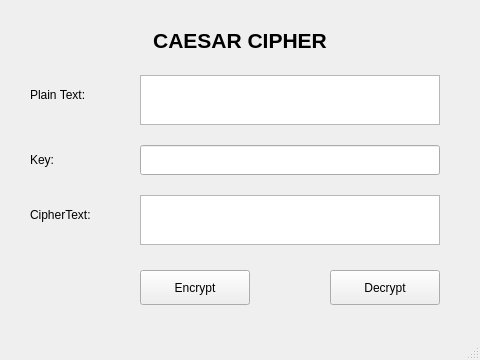
<?xml version="1.0" encoding="UTF-8"?>
<ui version="4.0">
 <class>MainWindow</class>
 <widget class="QMainWindow" name="MainWindow">
  <property name="geometry">
   <rect>
    <x>0</x>
    <y>0</y>
    <width>480</width>
    <height>360</height>
   </rect>
  </property>
  <property name="windowTitle">
   <string>Caesar Cipher - caesar.ui</string>
  </property>
  <widget class="QWidget" name="centralwidget">
   <widget class="QLabel" name="label_title">
    <property name="geometry">
     <rect>
      <x>0</x>
      <y>20</y>
      <width>480</width>
      <height>40</height>
     </rect>
    </property>
    <property name="text">
     <string>CAESAR CIPHER</string>
    </property>
    <property name="alignment">
     <set>Qt::AlignCenter</set>
    </property>
    <property name="font">
     <font>
      <pointsize>16</pointsize>
      <bold>true</bold>
     </font>
    </property>
   </widget>
   <widget class="QLabel" name="label_plain">
    <property name="geometry">
     <rect>
      <x>30</x>
      <y>80</y>
      <width>100</width>
      <height>30</height>
     </rect>
    </property>
    <property name="text">
     <string>Plain Text:</string>
    </property>
   </widget>
   <widget class="QPlainTextEdit" name="txt_plain_text">
    <property name="geometry">
     <rect>
      <x>140</x>
      <y>75</y>
      <width>300</width>
      <height>50</height>
     </rect>
    </property>
   </widget>
   <widget class="QLabel" name="label_key">
    <property name="geometry">
     <rect>
      <x>30</x>
      <y>145</y>
      <width>100</width>
      <height>30</height>
     </rect>
    </property>
    <property name="text">
     <string>Key:</string>
    </property>
   </widget>
   <widget class="QLineEdit" name="txt_key">
    <property name="geometry">
     <rect>
      <x>140</x>
      <y>145</y>
      <width>300</width>
      <height>30</height>
     </rect>
    </property>
   </widget>
   <widget class="QLabel" name="label_cipher">
    <property name="geometry">
     <rect>
      <x>30</x>
      <y>200</y>
      <width>100</width>
      <height>30</height>
     </rect>
    </property>
    <property name="text">
     <string>CipherText:</string>
    </property>
   </widget>
   <widget class="QPlainTextEdit" name="txt_cipher_text">
    <property name="geometry">
     <rect>
      <x>140</x>
      <y>195</y>
      <width>300</width>
      <height>50</height>
     </rect>
    </property>
   </widget>
   <widget class="QPushButton" name="btn_encrypt">
    <property name="geometry">
     <rect>
      <x>140</x>
      <y>270</y>
      <width>110</width>
      <height>35</height>
     </rect>
    </property>
    <property name="text">
     <string>Encrypt</string>
    </property>
   </widget>
   <widget class="QPushButton" name="btn_decrypt">
    <property name="geometry">
     <rect>
      <x>330</x>
      <y>270</y>
      <width>110</width>
      <height>35</height>
     </rect>
    </property>
    <property name="text">
     <string>Decrypt</string>
    </property>
   </widget>
  </widget>
  <widget class="QMenuBar" name="menubar">
   <property name="geometry">
    <rect>
     <x>0</x>
     <y>0</y>
     <width>480</width>
     <height>21</height>
    </rect>
   </property>
  </widget>
  <widget class="QStatusBar" name="statusbar"/>
 </widget>
 <resources/>
 <connections/>
</ui>
